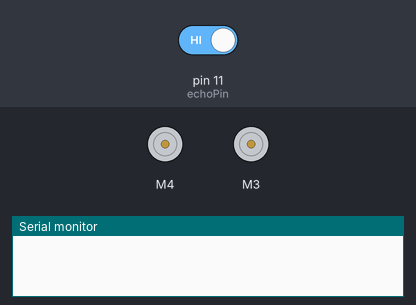
The program below on a simulated Arduino Uno, built with avr-gcc and run on an emulated ATmega328P. Parts: 2 × DC motor (green arrow = forward, orange = backward, longer = faster), the last lines printed to the serial monitor. Inputs (shaded band) come from the test bench; at power-on: pin 11 (echoPin) HIGH.

Above: at 0.6 s.
At 1.4 s:
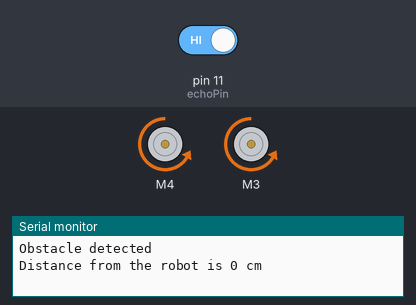
At 4.3 s:
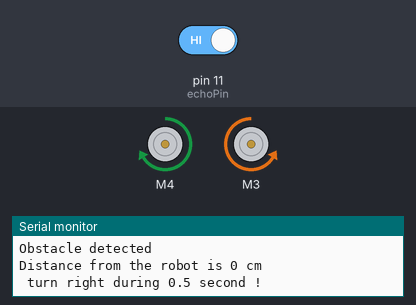
Timing chart, 0 to 5.5 s (numbered marks = the images above):
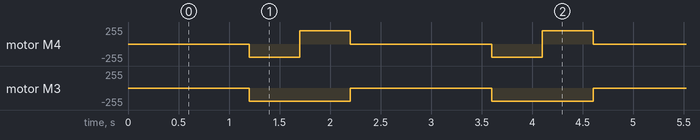

Measured:
- by itself, motor M4: repeats every 2.4 s: forward 200/255 0.50 s, stopped 1.4 s, backward 200/255 0.50 s
- by itself, motor M3: alternates backward 200/255 for 1.0 s and stopped for 1.4 s

The program:

main.cpp
```cpp
#include<AFMotor.h>
#include<NewPing.h>
const int trigPin=12;
const int echoPin=11;
AF_DCMotor motor4(4,MOTOR34_64KHZ);
AF_DCMotor motor3(3,MOTOR34_64KHZ);
#define MAX_SPEED 200
long duration,distance;


void setup() {
  // put your setup code here, to run once:
Serial.begin(9600);
pinMode(trigPin,OUTPUT);
pinMode(echoPin,INPUT);
motor4.setSpeed(MAX_SPEED);
motor3.setSpeed(MAX_SPEED);

}

void loop() {
  // put your main code here, to run repeatedly:
digitalWrite(trigPin,LOW);
delayMicroseconds(2);
digitalWrite(echoPin,HIGH);
delayMicroseconds(10);
digitalWrite(trigPin,LOW);
duration = pulseIn(echoPin,HIGH);
distance = (duration/2)* 0.0343;
if (distance<35){
  Serial.println("Obstacle detected" );
  Serial.print("Distance from the robot is " );
  Serial.print(distance);
  Serial.println(" cm");

  moveStop();
   delay(200);

   moveBackward();
   delay(500);

   Serial.println(" turn right during 0.5 second !" );

   turnRight();
   delay(500);

   moveStop();
   delay(200);
}
else{
  Serial.println("if no obstacle detedted, robot move forward");
  delay(30);
  moveForward();
}
}

void moveForward(){
  motor4.run(FORWARD);
  motor3.run(FORWARD);
}
void moveStop(){
  motor4.run(RELEASE);
  motor3.run(RELEASE);
}
void moveBackward(){
  motor4.run(BACKWARD);
  motor3.run(BACKWARD);
}
void turnRight(){
  motor4.run(FORWARD);
  motor3.run(BACKWARD);
}
```

tempCodeRunnerFile.cpp
```cpp
#include<AFMotor.h>
```
